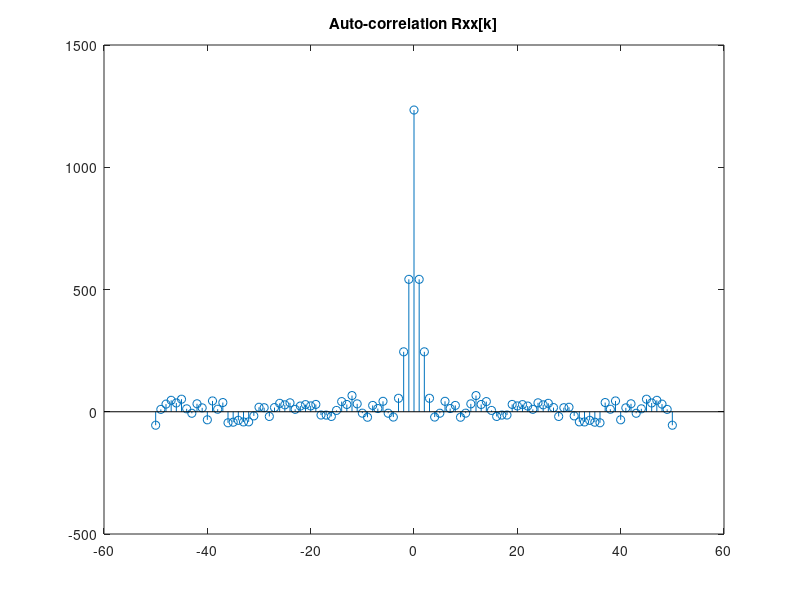
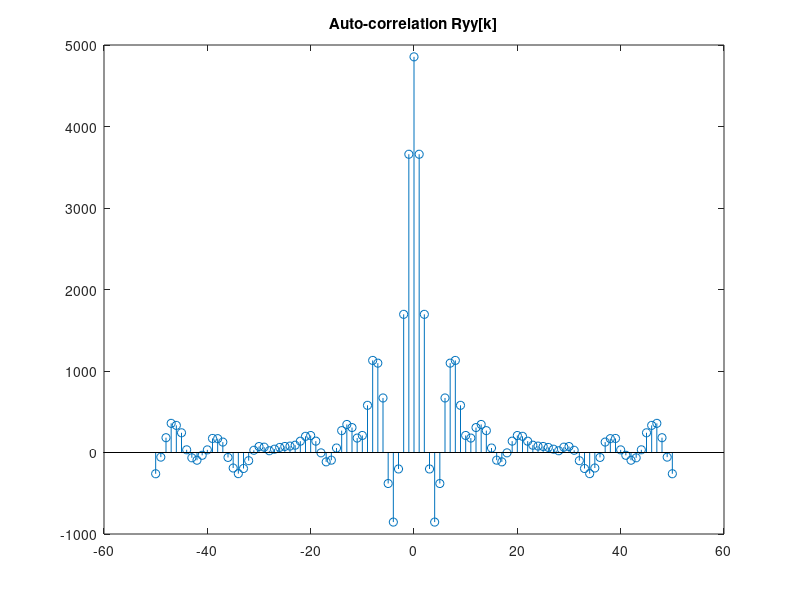
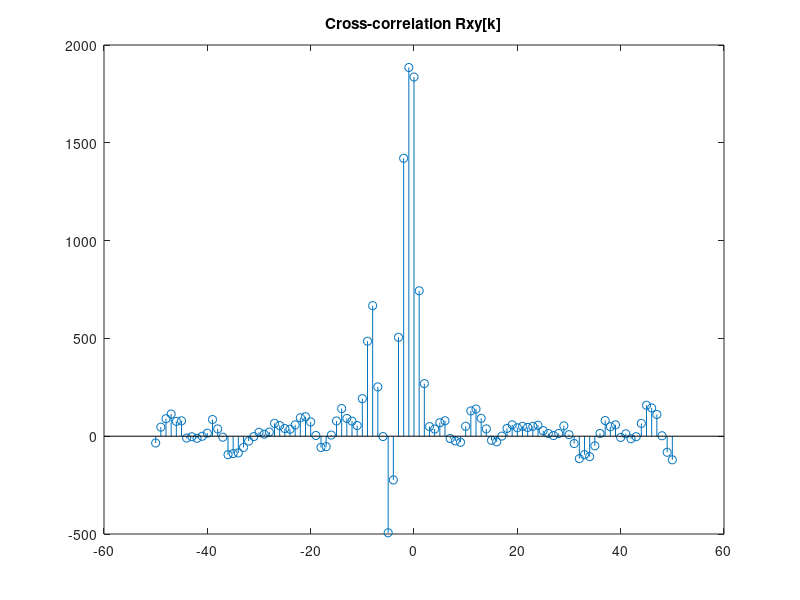
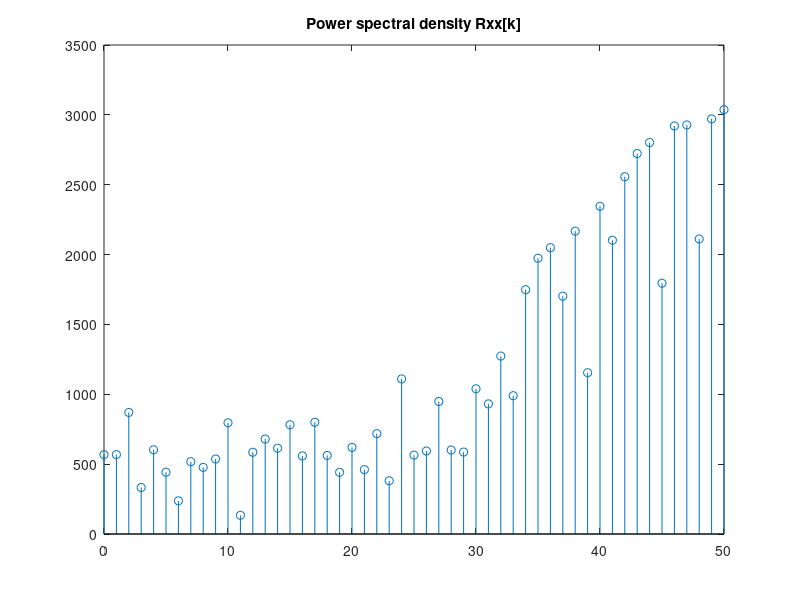

Write the MATLAB code that produced these figures, in order.
input_output = importdata("input_output.mat");

x = input_output.x;
y = input_output.y;

lag = 50;
lag_plot = -lag:lag;

max_M = 20;

Rxx = xcorr(x, lag);
Ryy = xcorr(y, lag);
Rxy = xcorr(x, y, lag);

figure(1)
stem(lag_plot,Rxx)
title("Auto-correlation Rxx[k]")
figure(2)
stem(lag_plot,Ryy)
title("Auto-correlation Ryy[k]")
figure(3)
stem(lag_plot,Rxy)
title("Cross-correlation Rxy[k]")

fftRxx = fft(Rxx);
fftRyy = fft(Ryy);
fftRxy = fft(Rxy);

figure(4)
stem(lag_plot(lag+1:end),abs(fftRxx(lag+1:end)))
title("Power spectral density Rxx[k]")
figure(5)
stem(lag_plot(lag+1:end),abs(fftRyy(lag+1:end)))
title("Power spectral density Ryy[k]")

Ryx = xcorr(y, x, lag);

figure(9)
stem(lag_plot,Ryx)
title("Cross-correlation Ryx[k]")


MSE = zeros(1, max_M-1);

for M = 2:max_M
    Rxx_m = toeplitz(Rxx(lag+1:lag+1+M)); % As the function in matlab gives both sides we need to skip to lag 50 to be at 1
    Ryx_v = Ryx(lag+1:lag+M+1);

    h_est = Rxx_m \ Ryx_v;

    y_est = filter(h_est, 1, x)
    
    MSE(M-1) = immse(y_est, y)
end 

plot_M = 2:max_M
figure(6)
plot(plot_M,MSE)
title('M vs MSE')
